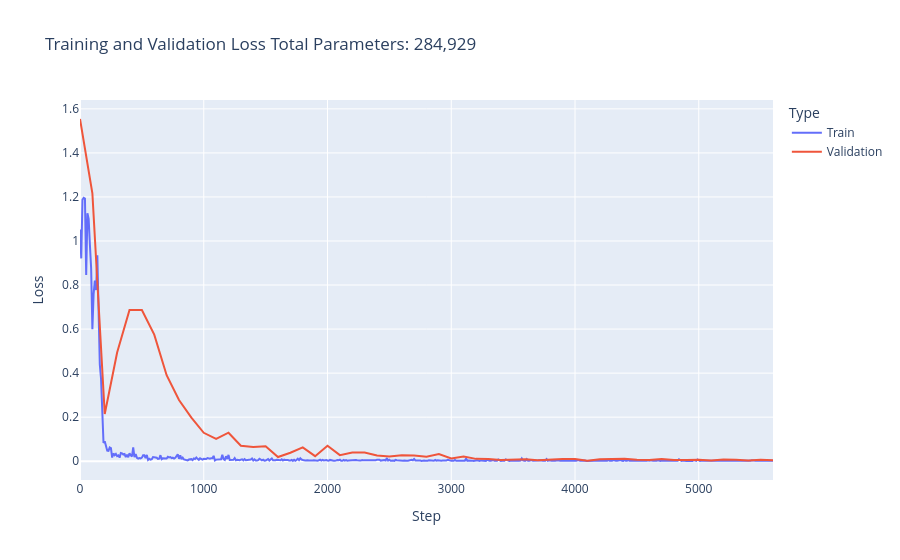

This figure's notebook cell:
### Code cell
fig,df = create_loss_plot(train_hist, val_hist, steps_hist, total_learnable_params)
fig.show()

### Figure 1 — Plotly figure (JSON) as saved in the notebook; plotly's stock layout.template omitted (floating-point values rounded to 4 significant figures; data arrays with more than 128 entries replaced by an {"elided": "..."} marker saying what was removed)
{"data": [{"hovertemplate": "Type=Train<br>Step=%{x}<br>Loss=%{y}<extra></extra>", "legendgroup": "Train", "line": {"color": "#636efa", "dash": "solid"}, "marker": {"symbol": "circle"}, "mode": "lines", "name": "Train", "orientation": "v", "showlegend": true, "type": "scatter", "x": {"elided": "561 int values"}, "xaxis": "x", "y": {"elided": "561 float values"}, "yaxis": "y"}, {"hovertemplate": "Type=Validation<br>Step=%{x}<br>Loss=%{y}<extra></extra>", "legendgroup": "Validation", "line": {"color": "#EF553B", "dash": "solid"}, "marker": {"symbol": "circle"}, "mode": "lines", "name": "Validation", "orientation": "v", "showlegend": true, "type": "scatter", "x": [0, 100, 200, 300, 400, 500, 600, 700, 800, 900, 1000, 1100, 1200, 1300, 1400, 1500, 1600, 1700, 1800, 1900, 2000, 2100, 2200, 2300, 2400, 2500, 2600, 2700, 2800, 2900, 3000, 3100, 3200, 3300, 3400, 3500, 3600, 3700, 3800, 3900, 4000, 4100, 4200, 4300, 4400, 4500, 4600, 4700, 4800, 4900, 5000, 5100, 5200, 5300, 5400, 5500, 5600], "xaxis": "x", "y": [1.554, 1.217, 0.2144, 0.4934, 0.6871, 0.6864, 0.5747, 0.3905, 0.2782, 0.1979, 0.1291, 0.1018, 0.1295, 0.06996, 0.0644, 0.06828, 0.01888, 0.03842, 0.06276, 0.02283, 0.07039, 0.02762, 0.03945, 0.03947, 0.02554, 0.02112, 0.02666, 0.02642, 0.02066, 0.03263, 0.01268, 0.02125, 0.01064, 0.01008, 0.00578, 0.008973, 0.009417, 0.00392, 0.007885, 0.01051, 0.009574, 0.002456, 0.008595, 0.00896, 0.0114, 0.006881, 0.005288, 0.01054, 0.005148, 0.005172, 0.006285, 0.002912, 0.007869, 0.006427, 0.003174, 0.006167, 0.004085], "yaxis": "y"}], "layout": {"legend": {"title": {"text": "Type"}, "tracegroupgap": 0}, "title": {"text": "Training and Validation Loss\nTotal Parameters: 284,929"}, "xaxis": {"anchor": "y", "domain": [0, 1], "title": {"text": "Step"}}, "yaxis": {"anchor": "x", "domain": [0, 1], "title": {"text": "Loss"}}}}
